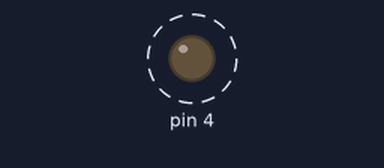
A sketch run on a simulated Arduino Uno, built with avr-gcc and run on an emulated ATmega328P. Shown: output pins drawn as LEDs (lit = HIGH). Dashed ring = blinking.

Above: at 0.5 s.
Timing chart, 0 to 4.6 s (numbered marks = the images above):
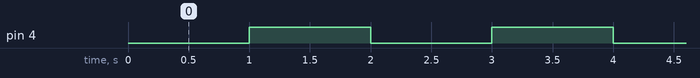

The sketch:

NodeMCU32S_RELAY.ino
```cpp
#include <Wire.h>  // Only needed for Arduino 1.6.5 and earlier
#include <SH1106Wire.h> //alis for `#include "SH1106Wire.h"`

// Initialize the OLED display using Wire library
//SH1106Wire display(0x3c, 21, 22); // SDA SCL

void setup() {
  //Serial.begin(9600);
  /*display.init();
  display.flipScreenVertically();
  display.setFont(ArialMT_Plain_24);//24 16 8
  display.setTextAlignment(TEXT_ALIGN_LEFT);*/
  //pinMode(16, OUTPUT);//
  //pinMode(4, INPUT_PULLUP);
  pinMode(4, OUTPUT);
}

void loop() {
  /*display.clear(); // clearing the display
  display.drawString(0, 0, "Hello world");
  display.drawString(0, 24, "Hola");
  display.display();*/
  delay(1000);
  digitalWrite(4, HIGH);
  delay(1000);
  digitalWrite(4, LOW);
}
```

Measured:
- by itself, pin 4: alternates HIGH for 1.0 s and LOW for 1.0 s
